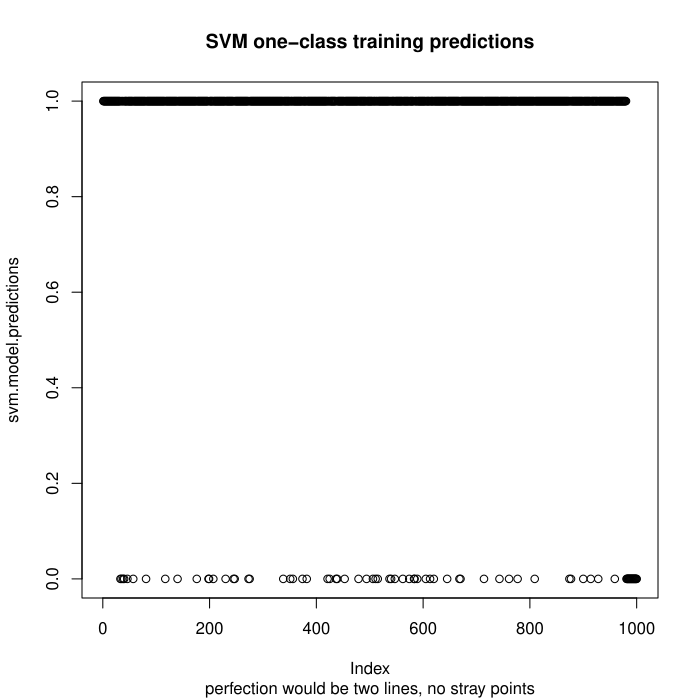

Write the R code that produced this figure.
# Machine Learning 102 - Unsupervised - Hacker Dojo
# http://machinelearning102.pbworks.com/w/page/32890352/FrontPage
#
# Homework #4, Detecting Anomalies
# Dave Abercrombie, November 16 2011
#
# Part 2: look for anomalies in synthetic data from part 1.
#
#######################################################
# 1. Read the CSV generated by Part 1, peek at it

ls()
setwd("/Users/dabercrombie/Documents/aberdave-repos/Machine-Learning/ml102/hw4")

synthetic.data <- read.csv(
    file="synthetic.data.csv"
)
str(synthetic.data)

# note the two types of anomalies in the last 20 rows 
tail(x=synthetic.data, n=40)

# define two contiguous index ranges, one for typical
# and one for anomalous data
#
range.typical <- 1:980
range.anomaly <- 981:1000

# derive lengths of typcal and anomaly data
count.typical <- length(range.typical)
count.anomaly <- length(range.anomaly)



#######################################################
# 2. use e1071 to make an SVM one-class model

require("e1071")

# Generate model and extract training data predictions
synthetic.data.svm <- svm(
  x=synthetic.data,
  type="one-classification",
  # gamma = 0.1, 
  cost = 1,
  nu = 0.08
)
svm.model.predictions <- fitted(synthetic.data.svm)

# Since "typical" and anomaly data are each contiguous,
# we expect two thick strainght lines. Points by themselves
# along these lines are prediction errors
#
plot(svm.model.predictions,
     main="SVM one-class training predictions",
     sub="perfection would be two lines, no stray points"
)

# Anomalies should be flagged FALSE, so the sum of TRUE values
# is the count of incorrect anomaly predictions
#
misclassified.anomaly.count <- sum(svm.model.predictions[range.anomaly])

# Typical data should be flagged TRUE, so the sum of TRUE values
# is the count of correct "typical" predictions. To get the count
# of errors, we subtract this from the count of all typcal data
#
misclassified.typical.count <- count.typical - sum(svm.model.predictions[range.typical])

# How many errors did we make?
list(
    misclassified.anomaly.count=misclassified.anomaly.count, 
    misclassified.typical.count=misclassified.typical.count
)

# nu=0.08 and default gamma provide perfect detection of anomalies, with
# about a 6% error rate with typical data
